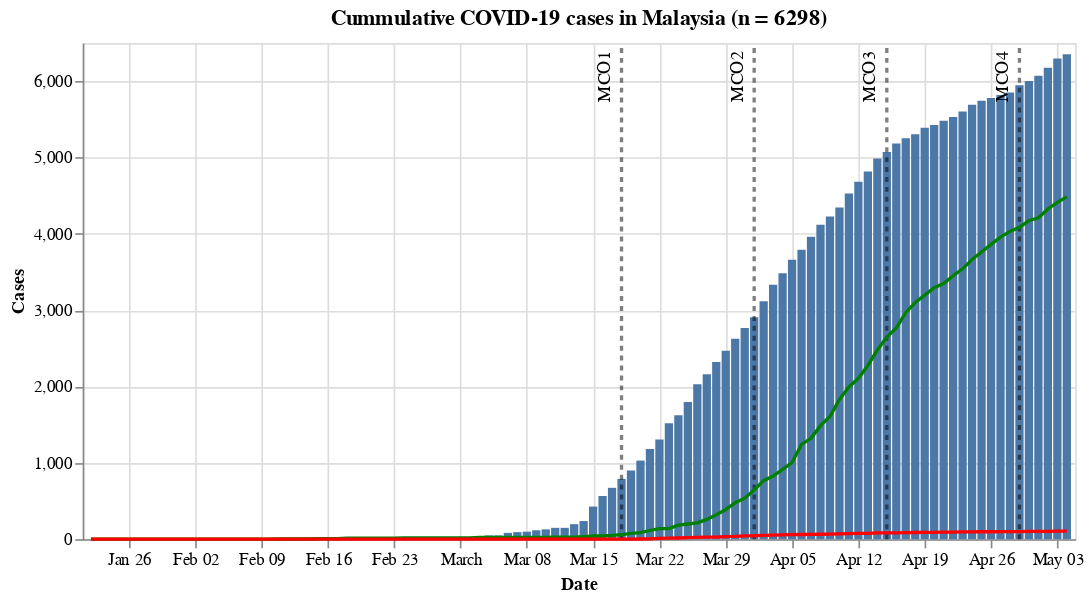

Here is the notebook cell this chart was saved with:
### Code cell
#hide_input
_plot = plot_cases(my_cases['confirmed'])
_plot_recovered = plot_cases(my_cases['recovered']).mark_line(color='green')
_plot_deaths = plot_cases(my_cases['deaths']).mark_line(color='red')

alt.layer(_plot + _plot_mco_date(6500), _plot_recovered, _plot_deaths).properties(
    width=600,
    title=f'Cummulative COVID-19 cases in Malaysia (n = {my_summary["total_confirmed"]})'
)

### Figure 1 — Vega-Lite specification as saved in the notebook (floating-point values rounded to 4 significant figures)
{"config": {"view": {"continuousWidth": 400, "continuousHeight": 300}}, "layer": [{"layer": [{"data": {"name": "data-36f2269f5c7a4988b61f0cb279dacc90"}, "mark": "bar", "encoding": {"tooltip": [{"type": "temporal", "field": "Date"}, {"type": "quantitative", "field": "Cases"}], "x": {"type": "temporal", "field": "Date"}, "y": {"type": "quantitative", "field": "Cases"}}}, {"layer": [{"mark": {"type": "line", "color": "black", "opacity": 0.5, "strokeDash": [3, 3]}, "encoding": {"x": {"type": "temporal", "field": "Date"}, "y": {"type": "quantitative", "field": "Cases"}}}, {"mark": {"type": "text", "angle": 270, "dx": -20, "dy": -10, "text": "MCO1"}, "encoding": {"x": {"type": "temporal", "field": "Date"}, "y": {"type": "quantitative", "field": "Cases"}}, "transform": [{"filter": "(datum['Cases'] > 0)"}]}, {"layer": [{"mark": {"type": "line", "color": "black", "opacity": 0.5, "strokeDash": [3, 3]}, "encoding": {"x": {"type": "temporal", "field": "Date"}, "y": {"type": "quantitative", "field": "Cases"}}}, {"mark": {"type": "text", "angle": 270, "dx": -20, "dy": -10, "text": "MCO2"}, "encoding": {"x": {"type": "temporal", "field": "Date"}, "y": {"type": "quantitative", "field": "Cases"}}, "transform": [{"filter": "(datum['Cases'] > 0)"}]}], "data": {"name": "data-b3c672aee6960db7ad6ec76c70da1302"}}, {"layer": [{"mark": {"type": "line", "color": "black", "opacity": 0.5, "strokeDash": [3, 3]}, "encoding": {"x": {"type": "temporal", "field": "Date"}, "y": {"type": "quantitative", "field": "Cases"}}}, {"mark": {"type": "text", "angle": 270, "dx": -20, "dy": -10, "text": "MCO3"}, "encoding": {"x": {"type": "temporal", "field": "Date"}, "y": {"type": "quantitative", "field": "Cases"}}, "transform": [{"filter": "(datum['Cases'] > 0)"}]}], "data": {"name": "data-9861433d6a6d996d239abef5f56dd7f0"}}, {"layer": [{"mark": {"type": "line", "color": "black", "opacity": 0.5, "strokeDash": [3, 3]}, "encoding": {"x": {"type": "temporal", "field": "Date"}, "y": {"type": "quantitative", "field": "Cases"}}}, {"mark": {"type": "text", "angle": 270, "dx": -20, "dy": -10, "text": "MCO4"}, "encoding": {"x": {"type": "temporal", "field": "Date"}, "y": {"type": "quantitative", "field": "Cases"}}, "transform": [{"filter": "(datum['Cases'] > 0)"}]}], "data": {"name": "data-aae91de04173539cc592e284bf02daf8"}}], "data": {"name": "data-d284133a614831c6074b7c86d95d7ea4"}}]}, {"data": {"name": "data-23e127f92c3200bca56511425757f984"}, "mark": {"type": "line", "color": "green"}, "encoding": {"tooltip": [{"type": "temporal", "field": "Date"}, {"type": "quantitative", "field": "Cases"}], "x": {"type": "temporal", "field": "Date"}, "y": {"type": "quantitative", "field": "Cases"}}}, {"data": {"name": "data-9e017b10d920a15bac0bf3f11f946aef"}, "mark": {"type": "line", "color": "red"}, "encoding": {"tooltip": [{"type": "temporal", "field": "Date"}, {"type": "quantitative", "field": "Cases"}], "x": {"type": "temporal", "field": "Date"}, "y": {"type": "quantitative", "field": "Cases"}}}], "title": "Cummulative COVID-19 cases in Malaysia (n = 6298)", "width": 600, "$schema": "https://vega.github.io/schema/vega-lite/v4.8.1.json", "datasets": {"data-36f2269f5c7a4988b61f0cb279dacc90": [{"Date": "2020-01-22T00:00:00", "Cases": 0}, {"Date": "2020-01-23T00:00:00", "Cases": 0}, {"Date": "2020-01-24T00:00:00", "Cases": 0}, {"Date": "2020-01-25T00:00:00", "Cases": 3}, {"Date": "2020-01-26T00:00:00", "Cases": 4}, {"Date": "2020-01-27T00:00:00", "Cases": 4}, {"Date": "2020-01-28T00:00:00", "Cases": 4}, {"Date": "2020-01-29T00:00:00", "Cases": 7}, {"Date": "2020-01-30T00:00:00", "Cases": 8}, {"Date": "2020-01-31T00:00:00", "Cases": 8}, {"Date": "2020-02-01T00:00:00", "Cases": 8}, {"Date": "2020-02-02T00:00:00", "Cases": 8}, {"Date": "2020-02-03T00:00:00", "Cases": 8}, {"Date": "2020-02-04T00:00:00", "Cases": 10}, {"Date": "2020-02-05T00:00:00", "Cases": 12}, {"Date": "2020-02-06T00:00:00", "Cases": 12}, {"Date": "2020-02-07T00:00:00", "Cases": 12}, {"Date": "2020-02-08T00:00:00", "Cases": 16}, {"Date": "2020-02-09T00:00:00", "Cases": 16}, {"Date": "2020-02-10T00:00:00", "Cases": 18}, {"Date": "2020-02-11T00:00:00", "Cases": 18}, {"Date": "2020-02-12T00:00:00", "Cases": 18}, {"Date": "2020-02-13T00:00:00", "Cases": 19}, {"Date": "2020-02-14T00:00:00", "Cases": 19}, {"Date": "2020-02-15T00:00:00", "Cases": 22}, {"Date": "2020-02-16T00:00:00", "Cases": 22}, {"Date": "2020-02-17T00:00:00", "Cases": 22}, {"Date": "2020-02-18T00:00:00", "Cases": 22}, {"Date": "2020-02-19T00:00:00", "Cases": 22}, {"Date": "2020-02-20T00:00:00", "Cases": 22}, {"Date": "2020-02-21T00:00:00", "Cases": 22}, {"Date": "2020-02-22T00:00:00", "Cases": 22}, {"Date": "2020-02-23T00:00:00", "Cases": 22}, {"Date": "2020-02-24T00:00:00", "Cases": 22}, {"Date": "2020-02-25T00:00:00", "Cases": 22}, {"Date": "2020-02-26T00:00:00", "Cases": 22}, {"Date": "2020-02-27T00:00:00", "Cases": 23}, {"Date": "2020-02-28T00:00:00", "Cases": 23}, {"Date": "2020-02-29T00:00:00", "Cases": 25}, {"Date": "2020-03-01T00:00:00", "Cases": 29}, {"Date": "2020-03-02T00:00:00", "Cases": 29}, {"Date": "2020-03-03T00:00:00", "Cases": 36}, {"Date": "2020-03-04T00:00:00", "Cases": 50}, {"Date": "2020-03-05T00:00:00", "Cases": 50}, {"Date": "2020-03-06T00:00:00", "Cases": 83}, {"Date": "2020-03-07T00:00:00", "Cases": 93}, {"Date": "2020-03-08T00:00:00", "Cases": 99}, {"Date": "2020-03-09T00:00:00", "Cases": 117}, {"Date": "2020-03-10T00:00:00", "Cases": 129}, {"Date": "2020-03-11T00:00:00", "Cases": 149}, {"Date": "2020-03-12T00:00:00", "Cases": 149}, {"Date": "2020-03-13T00:00:00", "Cases": 197}, {"Date": "2020-03-14T00:00:00", "Cases": 238}, {"Date": "2020-03-15T00:00:00", "Cases": 428}, {"Date": "2020-03-16T00:00:00", "Cases": 566}, {"Date": "2020-03-17T00:00:00", "Cases": 673}, {"Date": "2020-03-18T00:00:00", "Cases": 790}, {"Date": "2020-03-19T00:00:00", "Cases": 900}, {"Date": "2020-03-20T00:00:00", "Cases": 1030}, {"Date": "2020-03-21T00:00:00", "Cases": 1183}, {"Date": "2020-03-22T00:00:00", "Cases": 1306}, {"Date": "2020-03-23T00:00:00", "Cases": 1518}, {"Date": "2020-03-24T00:00:00", "Cases": 1624}, {"Date": "2020-03-25T00:00:00", "Cases": 1796}, {"Date": "2020-03-26T00:00:00", "Cases": 2031}, {"Date": "2020-03-27T00:00:00", "Cases": 2161}, {"Date": "2020-03-28T00:00:00", "Cases": 2320}, {"Date": "2020-03-29T00:00:00", "Cases": 2470}, {"Date": "2020-03-30T00:00:00", "Cases": 2626}, {"Date": "2020-03-31T00:00:00", "Cases": 2766}, {"Date": "2020-04-01T00:00:00", "Cases": 2908}, {"Date": "2020-04-02T00:00:00", "Cases": 3116}, {"Date": "2020-04-03T00:00:00", "Cases": 3333}, {"Date": "2020-04-04T00:00:00", "Cases": 3483}, {"Date": "2020-04-05T00:00:00", "Cases": 3662}, {"Date": "2020-04-06T00:00:00", "Cases": 3793}, {"Date": "2020-04-07T00:00:00", "Cases": 3963}, {"Date": "2020-04-08T00:00:00", "Cases": 4119}, {"Date": "2020-04-09T00:00:00", "Cases": 4228}, {"Date": "2020-04-10T00:00:00", "Cases": 4346}, {"Date": "2020-04-11T00:00:00", "Cases": 4530}, {"Date": "2020-04-12T00:00:00", "Cases": 4683}, {"Date": "2020-04-13T00:00:00", "Cases": 4817}, {"Date": "2020-04-14T00:00:00", "Cases": 4987}, {"Date": "2020-04-15T00:00:00", "Cases": 5072}, {"Date": "2020-04-16T00:00:00", "Cases": 5182}, {"Date": "2020-04-17T00:00:00", "Cases": 5251}, {"Date": "2020-04-18T00:00:00", "Cases": 5305}, {"Date": "2020-04-19T00:00:00", "Cases": 5389}, {"Date": "2020-04-20T00:00:00", "Cases": 5425}, {"Date": "2020-04-21T00:00:00", "Cases": 5482}, {"Date": "2020-04-22T00:00:00", "Cases": 5532}, {"Date": "2020-04-23T00:00:00", "Cases": 5603}, {"Date": "2020-04-24T00:00:00", "Cases": 5691}, {"Date": "2020-04-25T00:00:00", "Cases": 5742}, {"Date": "2020-04-26T00:00:00", "Cases": 5780}, {"Date": "2020-04-27T00:00:00", "Cases": 5820}, {"Date": "2020-04-28T00:00:00", "Cases": 5851}, {"Date": "2020-04-29T00:00:00", "Cases": 5945}, {"Date": "2020-04-30T00:00:00", "Cases": 6002}, {"Date": "2020-05-01T00:00:00", "Cases": 6071}, {"Date": "2020-05-02T00:00:00", "Cases": 6176}, {"Date": "2020-05-03T00:00:00", "Cases": 6298}, {"Date": "2020-05-04T00:00:00", "Cases": 6353}], "data-d284133a614831c6074b7c86d95d7ea4": [{"Date": "2020-03-18", "Cases": 0}, {"Date": "2020-03-18", "Cases": 6500}], "data-b3c672aee6960db7ad6ec76c70da1302": [{"Date": "2020-04-01", "Cases": 0}, {"Date": "2020-04-01", "Cases": 6500}], "data-9861433d6a6d996d239abef5f56dd7f0": [{"Date": "2020-04-15", "Cases": 0}, {"Date": "2020-04-15", "Cases": 6500}], "data-aae91de04173539cc592e284bf02daf8": [{"Date": "2020-04-29", "Cases": 0}, {"Date": "2020-04-29", "Cases": 6500}], "data-23e127f92c3200bca56511425757f984": [{"Date": "2020-01-22T00:00:00", "Cases": 0}, {"Date": "2020-01-23T00:00:00", "Cases": 0}, {"Date": "2020-01-24T00:00:00", "Cases": 0}, {"Date": "2020-01-25T00:00:00", "Cases": 0}, {"Date": "2020-01-26T00:00:00", "Cases": 0}, {"Date": "2020-01-27T00:00:00", "Cases": 0}, {"Date": "2020-01-28T00:00:00", "Cases": 0}, {"Date": "2020-01-29T00:00:00", "Cases": 0}, {"Date": "2020-01-30T00:00:00", "Cases": 0}, {"Date": "2020-01-31T00:00:00", "Cases": 0}, {"Date": "2020-02-01T00:00:00", "Cases": 0}, {"Date": "2020-02-02T00:00:00", "Cases": 0}, {"Date": "2020-02-03T00:00:00", "Cases": 0}, {"Date": "2020-02-04T00:00:00", "Cases": 0}, {"Date": "2020-02-05T00:00:00", "Cases": 0}, {"Date": "2020-02-06T00:00:00", "Cases": 0}, {"Date": "2020-02-07T00:00:00", "Cases": 1}, {"Date": "2020-02-08T00:00:00", "Cases": 1}, {"Date": "2020-02-09T00:00:00", "Cases": 1}, {"Date": "2020-02-10T00:00:00", "Cases": 1}, {"Date": "2020-02-11T00:00:00", "Cases": 3}, {"Date": "2020-02-12T00:00:00", "Cases": 3}, {"Date": "2020-02-13T00:00:00", "Cases": 3}, {"Date": "2020-02-14T00:00:00", "Cases": 3}, {"Date": "2020-02-15T00:00:00", "Cases": 7}, {"Date": "2020-02-16T00:00:00", "Cases": 7}, {"Date": "2020-02-17T00:00:00", "Cases": 7}, {"Date": "2020-02-18T00:00:00", "Cases": 13}, {"Date": "2020-02-19T00:00:00", "Cases": 15}, {"Date": "2020-02-20T00:00:00", "Cases": 15}, {"Date": "2020-02-21T00:00:00", "Cases": 15}, {"Date": "2020-02-22T00:00:00", "Cases": 15}, {"Date": "2020-02-23T00:00:00", "Cases": 15}, {"Date": "2020-02-24T00:00:00", "Cases": 18}, {"Date": "2020-02-25T00:00:00", "Cases": 18}, {"Date": "2020-02-26T00:00:00", "Cases": 18}, {"Date": "2020-02-27T00:00:00", "Cases": 18}, {"Date": "2020-02-28T00:00:00", "Cases": 18}, {"Date": "2020-02-29T00:00:00", "Cases": 18}, {"Date": "2020-03-01T00:00:00", "Cases": 18}, {"Date": "2020-03-02T00:00:00", "Cases": 18}, {"Date": "2020-03-03T00:00:00", "Cases": 22}, {"Date": "2020-03-04T00:00:00", "Cases": 22}, {"Date": "2020-03-05T00:00:00", "Cases": 22}, {"Date": "2020-03-06T00:00:00", "Cases": 22}, {"Date": "2020-03-07T00:00:00", "Cases": 23}, {"Date": "2020-03-08T00:00:00", "Cases": 24}, {"Date": "2020-03-09T00:00:00", "Cases": 24}, {"Date": "2020-03-10T00:00:00", "Cases": 24}, {"Date": "2020-03-11T00:00:00", "Cases": 26}, {"Date": "2020-03-12T00:00:00", "Cases": 26}, {"Date": "2020-03-13T00:00:00", "Cases": 26}, {"Date": "2020-03-14T00:00:00", "Cases": 35}, {"Date": "2020-03-15T00:00:00", "Cases": 42}, {"Date": "2020-03-16T00:00:00", "Cases": 42}, {"Date": "2020-03-17T00:00:00", "Cases": 49}, {"Date": "2020-03-18T00:00:00", "Cases": 60}, {"Date": "2020-03-19T00:00:00", "Cases": 75}, {"Date": "2020-03-20T00:00:00", "Cases": 87}, {"Date": "2020-03-21T00:00:00", "Cases": 114}, {"Date": "2020-03-22T00:00:00", "Cases": 139}, {"Date": "2020-03-23T00:00:00", "Cases": 139}, {"Date": "2020-03-24T00:00:00", "Cases": 183}, {"Date": "2020-03-25T00:00:00", "Cases": 199}, {"Date": "2020-03-26T00:00:00", "Cases": 215}, {"Date": "2020-03-27T00:00:00", "Cases": 259}, {"Date": "2020-03-28T00:00:00", "Cases": 320}, {"Date": "2020-03-29T00:00:00", "Cases": 388}, {"Date": "2020-03-30T00:00:00", "Cases": 479}, {"Date": "2020-03-31T00:00:00", "Cases": 537}, {"Date": "2020-04-01T00:00:00", "Cases": 645}, {"Date": "2020-04-02T00:00:00", "Cases": 767}, {"Date": "2020-04-03T00:00:00", "Cases": 827}, {"Date": "2020-04-04T00:00:00", "Cases": 915}, {"Date": "2020-04-05T00:00:00", "Cases": 1005}, {"Date": "2020-04-06T00:00:00", "Cases": 1241}, {"Date": "2020-04-07T00:00:00", "Cases": 1321}, {"Date": "2020-04-08T00:00:00", "Cases": 1487}, {"Date": "2020-04-09T00:00:00", "Cases": 1608}, {"Date": "2020-04-10T00:00:00", "Cases": 1830}, {"Date": "2020-04-11T00:00:00", "Cases": 1995}, {"Date": "2020-04-12T00:00:00", "Cases": 2108}, {"Date": "2020-04-13T00:00:00", "Cases": 2276}, {"Date": "2020-04-14T00:00:00", "Cases": 2478}, {"Date": "2020-04-15T00:00:00", "Cases": 2647}, {"Date": "2020-04-16T00:00:00", "Cases": 2766}, {"Date": "2020-04-17T00:00:00", "Cases": 2967}, {"Date": "2020-04-18T00:00:00", "Cases": 3102}, {"Date": "2020-04-19T00:00:00", "Cases": 3197}, {"Date": "2020-04-20T00:00:00", "Cases": 3295}, {"Date": "2020-04-21T00:00:00", "Cases": 3349}, {"Date": "2020-04-22T00:00:00", "Cases": 3452}, {"Date": "2020-04-23T00:00:00", "Cases": 3542}, {"Date": "2020-04-24T00:00:00", "Cases": 3663}, {"Date": "2020-04-25T00:00:00", "Cases": 3762}, {"Date": "2020-04-26T00:00:00", "Cases": 3862}, {"Date": "2020-04-27T00:00:00", "Cases": 3957}, {"Date": "2020-04-28T00:00:00", "Cases": 4032}, {"Date": "2020-04-29T00:00:00", "Cases": 4087}, {"Date": "2020-04-30T00:00:00", "Cases": 4171}, {"Date": "2020-05-01T00:00:00", "Cases": 4210}, {"Date": "2020-05-02T00:00:00", "Cases": 4326}, {"Date": "2020-05-03T00:00:00", "Cases": 4413}, {"Date": "2020-05-04T00:00:00", "Cases": 4484}], "data-9e017b10d920a15bac0bf3f11f946aef": [{"Date": "2020-01-22T00:00:00", "Cases": 0}, {"Date": "2020-01-23T00:00:00", "Cases": 0}, {"Date": "2020-01-24T00:00:00", "Cases": 0}, {"Date": "2020-01-25T00:00:00", "Cases": 0}, {"Date": "2020-01-26T00:00:00", "Cases": 0}, {"Date": "2020-01-27T00:00:00", "Cases": 0}, {"Date": "2020-01-28T00:00:00", "Cases": 0}, {"Date": "2020-01-29T00:00:00", "Cases": 0}, {"Date": "2020-01-30T00:00:00", "Cases": 0}, {"Date": "2020-01-31T00:00:00", "Cases": 0}, {"Date": "2020-02-01T00:00:00", "Cases": 0}, {"Date": "2020-02-02T00:00:00", "Cases": 0}, {"Date": "2020-02-03T00:00:00", "Cases": 0}, {"Date": "2020-02-04T00:00:00", "Cases": 0}, {"Date": "2020-02-05T00:00:00", "Cases": 0}, {"Date": "2020-02-06T00:00:00", "Cases": 0}, {"Date": "2020-02-07T00:00:00", "Cases": 0}, {"Date": "2020-02-08T00:00:00", "Cases": 0}, {"Date": "2020-02-09T00:00:00", "Cases": 0}, {"Date": "2020-02-10T00:00:00", "Cases": 0}, {"Date": "2020-02-11T00:00:00", "Cases": 0}, {"Date": "2020-02-12T00:00:00", "Cases": 0}, {"Date": "2020-02-13T00:00:00", "Cases": 0}, {"Date": "2020-02-14T00:00:00", "Cases": 0}, {"Date": "2020-02-15T00:00:00", "Cases": 0}, {"Date": "2020-02-16T00:00:00", "Cases": 0}, {"Date": "2020-02-17T00:00:00", "Cases": 0}, {"Date": "2020-02-18T00:00:00", "Cases": 0}, {"Date": "2020-02-19T00:00:00", "Cases": 0}, {"Date": "2020-02-20T00:00:00", "Cases": 0}, {"Date": "2020-02-21T00:00:00", "Cases": 0}, {"Date": "2020-02-22T00:00:00", "Cases": 0}, {"Date": "2020-02-23T00:00:00", "Cases": 0}, {"Date": "2020-02-24T00:00:00", "Cases": 0}, {"Date": "2020-02-25T00:00:00", "Cases": 0}, {"Date": "2020-02-26T00:00:00", "Cases": 0}, {"Date": "2020-02-27T00:00:00", "Cases": 0}, {"Date": "2020-02-28T00:00:00", "Cases": 0}, {"Date": "2020-02-29T00:00:00", "Cases": 0}, {"Date": "2020-03-01T00:00:00", "Cases": 0}, {"Date": "2020-03-02T00:00:00", "Cases": 0}, {"Date": "2020-03-03T00:00:00", "Cases": 0}, {"Date": "2020-03-04T00:00:00", "Cases": 0}, {"Date": "2020-03-05T00:00:00", "Cases": 0}, {"Date": "2020-03-06T00:00:00", "Cases": 0}, {"Date": "2020-03-07T00:00:00", "Cases": 0}, {"Date": "2020-03-08T00:00:00", "Cases": 0}, {"Date": "2020-03-09T00:00:00", "Cases": 0}, {"Date": "2020-03-10T00:00:00", "Cases": 0}, {"Date": "2020-03-11T00:00:00", "Cases": 0}, {"Date": "2020-03-12T00:00:00", "Cases": 0}, {"Date": "2020-03-13T00:00:00", "Cases": 0}, {"Date": "2020-03-14T00:00:00", "Cases": 0}, {"Date": "2020-03-15T00:00:00", "Cases": 0}, {"Date": "2020-03-16T00:00:00", "Cases": 0}, {"Date": "2020-03-17T00:00:00", "Cases": 2}, {"Date": "2020-03-18T00:00:00", "Cases": 2}, {"Date": "2020-03-19T00:00:00", "Cases": 2}, {"Date": "2020-03-20T00:00:00", "Cases": 3}, {"Date": "2020-03-21T00:00:00", "Cases": 4}, {"Date": "2020-03-22T00:00:00", "Cases": 10}, {"Date": "2020-03-23T00:00:00", "Cases": 14}, {"Date": "2020-03-24T00:00:00", "Cases": 16}, {"Date": "2020-03-25T00:00:00", "Cases": 20}, {"Date": "2020-03-26T00:00:00", "Cases": 23}, {"Date": "2020-03-27T00:00:00", "Cases": 26}, {"Date": "2020-03-28T00:00:00", "Cases": 27}, {"Date": "2020-03-29T00:00:00", "Cases": 35}, {"Date": "2020-03-30T00:00:00", "Cases": 37}, {"Date": "2020-03-31T00:00:00", "Cases": 43}, {"Date": "2020-04-01T00:00:00", "Cases": 45}, {"Date": "2020-04-02T00:00:00", "Cases": 50}, {"Date": "2020-04-03T00:00:00", "Cases": 53}, {"Date": "2020-04-04T00:00:00", "Cases": 57}, {"Date": "2020-04-05T00:00:00", "Cases": 61}, {"Date": "2020-04-06T00:00:00", "Cases": 62}, {"Date": "2020-04-07T00:00:00", "Cases": 63}, {"Date": "2020-04-08T00:00:00", "Cases": 65}, {"Date": "2020-04-09T00:00:00", "Cases": 67}, {"Date": "2020-04-10T00:00:00", "Cases": 70}, {"Date": "2020-04-11T00:00:00", "Cases": 73}, {"Date": "2020-04-12T00:00:00", "Cases": 76}, {"Date": "2020-04-13T00:00:00", "Cases": 77}, {"Date": "2020-04-14T00:00:00", "Cases": 82}, {"Date": "2020-04-15T00:00:00", "Cases": 83}, {"Date": "2020-04-16T00:00:00", "Cases": 84}, {"Date": "2020-04-17T00:00:00", "Cases": 86}, {"Date": "2020-04-18T00:00:00", "Cases": 88}, {"Date": "2020-04-19T00:00:00", "Cases": 89}, {"Date": "2020-04-20T00:00:00", "Cases": 89}, {"Date": "2020-04-21T00:00:00", "Cases": 92}, {"Date": "2020-04-22T00:00:00", "Cases": 93}, {"Date": "2020-04-23T00:00:00", "Cases": 95}, {"Date": "2020-04-24T00:00:00", "Cases": 96}, {"Date": "2020-04-25T00:00:00", "Cases": 98}, {"Date": "2020-04-26T00:00:00", "Cases": 98}, {"Date": "2020-04-27T00:00:00", "Cases": 99}, {"Date": "2020-04-28T00:00:00", "Cases": 100}, {"Date": "2020-04-29T00:00:00", "Cases": 100}, {"Date": "2020-04-30T00:00:00", "Cases": 102}, {"Date": "2020-05-01T00:00:00", "Cases": 103}, {"Date": "2020-05-02T00:00:00", "Cases": 103}, {"Date": "2020-05-03T00:00:00", "Cases": 105}, {"Date": "2020-05-04T00:00:00", "Cases": 105}]}}
